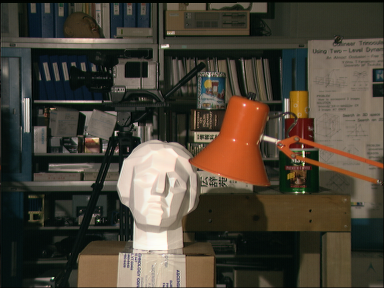
%> input picture template matching/left.png, 384 x 288 px
$ octave template_matching.m   (GNU Octave 9; MATLAB toolbox functions it lacks are replaced by stand-ins)
%> lines starting %> are read from the running program, lines starting %| are printed output that depends on the picture
clc
clear all
close all
%% import images
L = im2double(imread('left.png'));
R = im2double(imread('right.png'));
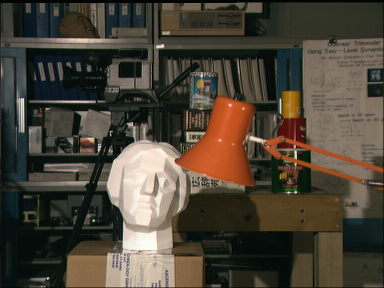
%> input picture template matching/right.png, 384 x 288 px
%% define target pixels
Imagesize = size(L);
%> Imagesize = [288 384 3]
y_target_pixel = [150,60,200];                                              %vector containing desired target pixels
x_target_pixel = [150,60,260];
target_pixel_number = numel(y_target_pixel);
%% define fixed window containing target pixel
% fixed window dimensions (SELECT AN EVEN NUMBER)
% (PLEASE INPUT AS MANY DIMENSIONS AS THE NUMBER OF TARGET PIXELS. Ex: 3 target pixels --> 3 y_side values, 3 x_side values )
y_side = [100,60,80];
x_side = [90,80,30];
% define left, upper corners of the fixed windows: with this formulation, you
% are sure that the fixed window contains the target pixel
y_starting_point = y_target_pixel-(y_side/2);
x_starting_point = x_target_pixel-(x_side/2);
%% define relative position of target pixels in the fixed window
y_target_pixel_rel = y_target_pixel - y_starting_point + 1;
x_target_pixel_rel = x_target_pixel - x_starting_point + 1;
%% Plot left image with target pixels and fixed windows
figure
imagesc(L); hold on; plot(x_target_pixel,y_target_pixel,'r*'); title('Left image: desired target pixels and fixed windows visualization')
hold on;
for i=1:target_pixel_number
    rectangle('Position',[x_starting_point(i) y_starting_point(i) x_side(i) y_side(i)],'EdgeColor','r');
end

for i=1:target_pixel_number
    Fixedwindow = L(y_starting_point(i):(y_starting_point(i) + y_side(i) - 1),x_starting_point(i):(x_starting_point(i) + x_side(i) -1),:);

    % display the fixed windows and the target pixels
    figure
    imagesc(Fixedwindow); hold on; plot(x_target_pixel_rel(i),y_target_pixel_rel(i),'r*');
    %% check pixel correspondence between absolute position of target pixels and relative position in the correspondent fixed window
    % result should be a 3x1 vector of zeros
    L(y_target_pixel(i),x_target_pixel(i),:)-Fixedwindow(y_target_pixel_rel(i),x_target_pixel_rel(i),:)
end
%> this loop made 3 passes
%> pass 1, `Fixedwindow = L(y_starting_point(i):(y_starting_point(i) + y_side(i) -..`:
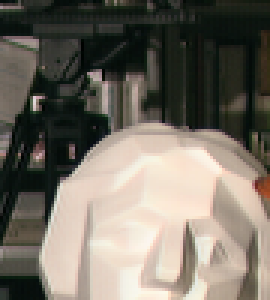
%> Fixedwindow: size 100x90x3 double (shown 3 times larger); mean R, G, B 0.458, 0.434, 0.393
%> pass 2, `Fixedwindow = L(y_starting_point(i):(y_starting_point(i) + y_side(i) -..`:
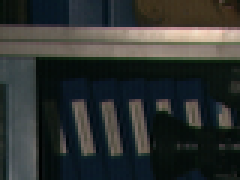
%> Fixedwindow: size 60x80x3 double (shown 3 times larger); mean R, G, B 0.186, 0.199, 0.191
%> pass 3, `Fixedwindow = L(y_starting_point(i):(y_starting_point(i) + y_side(i) -..`:
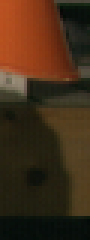
%> Fixedwindow: size 80x30x3 double (shown 3 times larger); mean R, G, B 0.262, 0.175, 0.0953
%% Define sliding window in the right image
% do as many iterations as the number of declared target pixels
%> (the run ends here)
